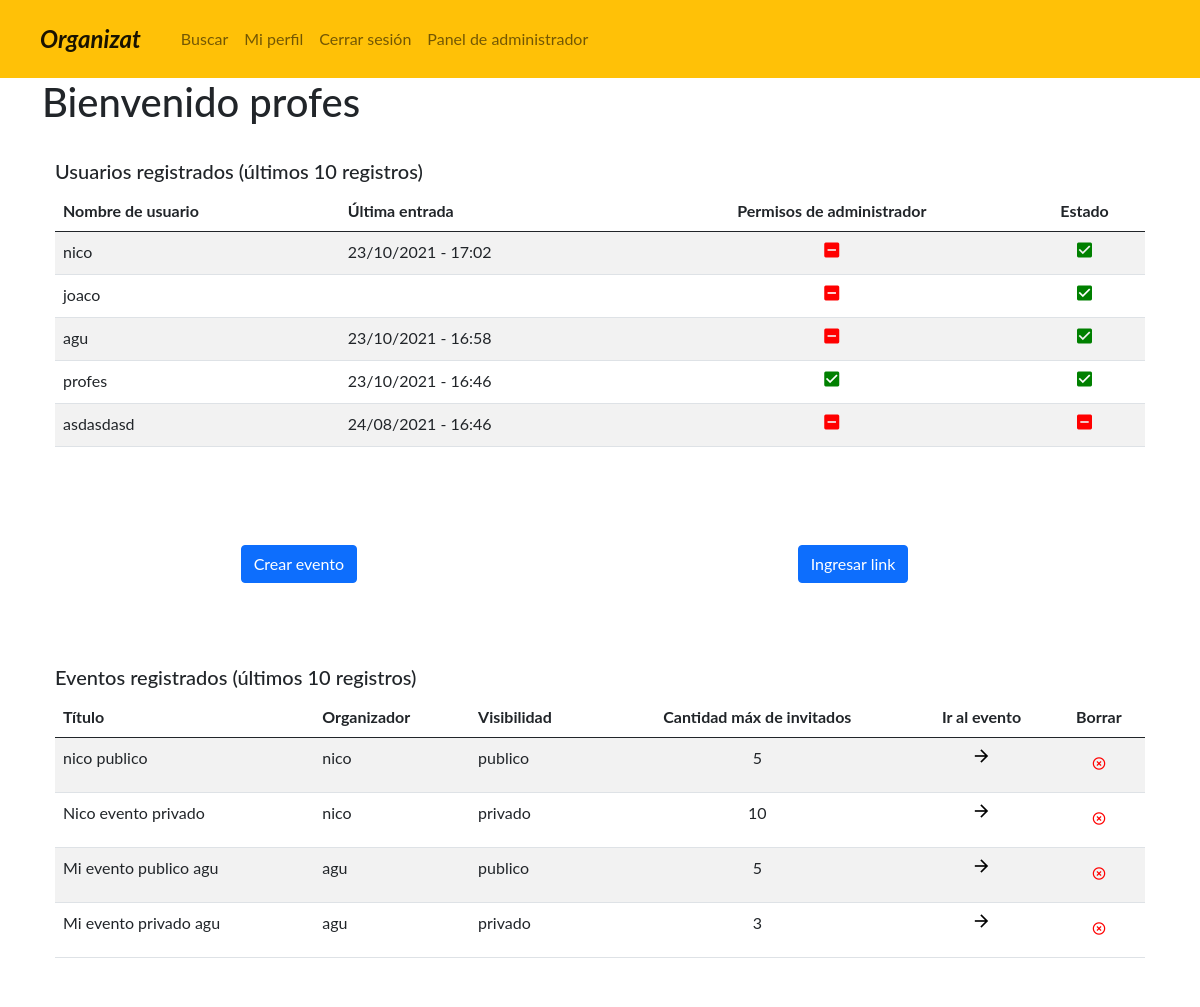
The page / (signed in) on the database its author committed.
### administrador/models.py (models this page shows, shortened)
class Event(models.Model):
    name = models.CharField(max_length=40, blank=True, null=False, verbose_name='Nombre')
    owner = models.ForeignKey(User, on_delete=models.CASCADE, verbose_name="Organizador")
    description = models.TextField(max_length=255, blank=True, null=False, verbose_name='Descripcion')
    date_event_start = models.DateTimeField(default=datetime.today(), verbose_name='Fecha de alta del evento')
    date_event_end = models.DateTimeField(default=datetime.today(), verbose_name='Fecha de baja del evento')
    location = models.CharField(max_length=255, blank=True, null=False, verbose_name='Ubicación')
    event_link = models.URLField(max_length=200, verbose_name='Link')
    state = models.CharField(max_length=10, choices=STATES_EVENTO_USUARIO, verbose_name='Estado', null=True)
    max_guests = models.IntegerField(verbose_name='Capacidad máxima de invitados')
    visibility = models.CharField(max_length=14, choices=VISIBILITIES, verbose_name='Visibilidad')
    class Meta:
        verbose_name = 'Evento'
        verbose_name_plural = 'Eventos'

### administrador/views.py (the view, shortened to what this page needs)
# urls.py: 2. Add a URL to urlpatterns:  path('', views.home, name='home')
def home(request):
    users = User.objects.all().order_by('-id')[0:10]
    events = Event.objects.all().order_by('-id')[0:10]
    return render(request, 'home.html', {'users': users,
                                         'events': events})

### templates/home.html (shortened to what this page needs)
<!DOCTYPE html>
<html lang="en">
<head>
</head>
<body>
    {% include "header.html" %}
    <div class="container">
        {% if not request.user.is_anonymous %}
            {% if request.user.is_active %}
                <h1>Bienvenido {{request.user.username}}</h1>
            {% else %}
                <h1>Aún no has activado tu cuenta, revisa tu casilla de correos!</h1>
            {% endif %}
        {% else %}
            <h1>Página principal</h1>
        {% endif %}
        {% if request.user.is_superuser %}
        <div class="container border border-white py-3 my-3">
            <p class="h5">Usuarios registrados (últimos 10 registros)</p>
            <div class="table-responsive table-wrapper-scroll-y my-custom-scrollbar">
                <table class="table table-striped table-hover">
                    {% if users %}
                    <thead>
                    <tr>
                        <th>Nombre de usuario</th>
                        <th>Última entrada</th>
                        <th class="text-center">Permisos de administrador</th>
                        <th class="text-center">Estado</th>
                    </tr>
                    </thead>
                    <tbody>
                    {% for user in users %}
                        <tr>
                            <td>{{user.username}}</td>
                            <td>{{user.last_login|date:'d/m/Y - H:i'}}</td>
                            {% if user.is_superuser %}
                                <td class="text-center"><i class="material-icons" style="font-size:20px;color:green">check_box</i></td>
                            {% else %}
                                <td class="text-center"><i class="material-icons" style="font-size:20px;color:red">indeterminate_check_box</i></td>
                            {% endif %}
                            {% if user.is_active %}
                                <td class="text-center"><i class="material-icons" style="font-size:20px;color:green">check_box</i></td>
                            {% else %}
                                <td class="text-center"><i class="material-icons" style="font-size:20px;color:red">indeterminate_check_box</i></td>
                            {% endif %}
                        </tr>
                    {% endfor %}
                    </tbody>
                    {% else %}
                    <thead>
                        <tr>
                            <th>No existen usuarios registrados</th>
                        </tr>
                    </thead>
                    {% endif %}
                </table>
            </div>
        </div>
        {% endif %}
        <div class="container border border-white py-3 my-3">
            <div class="row">
                {% if request.user.is_anonymous %}
                    <div class="col-12 offset-2 offset-md-2 col-md-4 py-3 my-3">
                        <a href="#" onclick="alert('Debes inicar sesión para crear un evento')">
                            <button type="button" class="btn btn-primary">
                                Crear evento
                            </button>
                        </a>
                    </div>
                    <div class="col-12 offset-2 offset-md-2 col-md-4 py-3 my-3">
                        <a href="#" onclick="alert('Debes inicar sesión para ingresar un link')">
                            <button type="button" class="btn btn-primary">
                                Ingresar link
                            </button>
                        </a>
                    </div>
                {% else %}
                    <div class="col-12 offset-2 offset-md-2 col-md-4 py-3 my-3">
                        <a href="{% url 'add_event' %}">
                            <button type="button" class="btn btn-primary">
                                Crear evento
                            </button>
                        </a>
                    </div>
                    <div class="col-12 offset-2 offset-md-2 col-md-4 py-3 my-3">
                        <a href="#" onclick="showInputLink()">
                            <button type="button" class="btn btn-primary">
                                Ingresar link
                            </button>
                        </a>
                    </div>
                {% endif %}
            </div>
        </div>
        {% if request.user.is_superuser %}
        <div class="container border border-white py-3 my-3">
            <p class="h5">Eventos registrados (últimos 10 registros)</p>
            <div class="table-responsive table-wrapper-scroll-y my-custom-scrollbar">
                <table class="table table-striped table-hover">
                    {% if events %}
                    <thead>
                    <tr>
                        <th>Título</th>
                        <th>Organizador</th>
                        <th>Visibilidad</th>
                        <th class="text-center">Cantidad máx de invitados</th>
                        <th class="text-center">Ir al evento</th>
                        <th class="text-center">Borrar</th>
                    </tr>
                    </thead>
                    <tbody>
                    {% for event in events %}
                        <tr>
                            <td>{{event.name}}</td>
                            <td>{{event.owner}}</td>
                            <td>{{event.visibility}}</td>
                            <td class="text-center">{{event.max_guests}}</td>
                            <td class="text-center">
                                <a class="text-decoration-none text-black" href="{% url 'event' event.event_link %}">
                                    <i class="material-icons" style="font-size:20px">arrow_forward</i>
                                </a>
                            </td>
                            <td class="text-center">
                                <a class="text-decoration-none text-white" href="{% url 'delete_event' event.event_link %}"
                                 onClick="return confirm('¿Seguro que quieres borrar este evento?');"
                                    title="Eliminar evento">
                                    <button type="button" class="btn text-decoration-none text-white"><i class="material-icons" style="font-size:15px;color:red">highlight_off</i></button>
                                </a>
                            </td>
                        </tr>
                    {% endfor %}
                    </tbody>
                    {% else %}
                    <thead>
                        <tr>
                            <th>No existen eventos registrados</th>
                        </tr>
                    </thead>
                    {% endif %}
                </table>
            </div>
        </div>
        {% endif %}
    </div>
</body>
</html>

### templates/header.html (shortened to what this page needs)
<!DOCTYPE html>
<html lang="es">
{% load static %}
<head>
  <link href="https://cdn.jsdelivr.net/npm/bootstrap@5.1.0/dist/css/bootstrap.min.css" rel="stylesheet">
  <link rel="stylesheet" href="{% static 'css/styles.css' %}" type="text/css">
</head>
<body>
<div class="container-fluid" id="cover_page">
    <nav class="navbar navbar-expand-lg navbar-light bg-light">
      <div class="container-fluid">
        <a class="nav-link active" aria-current="page" href="{% url 'home' %}"><div class="navbar-brand" id="logo">Organizat</div></a>
        <div class="collapse navbar-collapse" id="navbarNav">
          <ul class="navbar-nav">
            <li class="nav-item">
              <a class="nav-link" href="/search"> Buscar</a>
            </li>
              {% if not request.user.is_anonymous %}
                  <li class="nav-item">
                    <a class="nav-link" href="{% url 'profile' request.user.id %}">Mi perfil</a>
                  </li>
                  <li class="nav-item">
                    <a class="nav-link" href="{% url 'logout' %}">Cerrar sesión</a>
                  </li>
              {% else %}
                <li class="nav-item">
                  <a class="nav-link" href="{% url 'login' %}">Ingresar</a>
                </li>
              {% endif %}
              {% if request.user.is_superuser %}
                  <li class="nav-item">
                    <a class="nav-link" href="/admin">Panel de administrador</a>
                  </li>
              {% endif %}
          </ul>
        </div>
      </div>
    </nav>
</div>
</body>
</html>

### static/css/styles.css (style rules this page uses)
body { font-family: "Lato", sans-serif; }
#cover_page { background-color: #ffc107 !important; }
nav.navbar.navbar-expand-lg.navbar-light.bg-light { background-color: #ffc107 !important; }
#logo { font-style: italic !important; font-weight: 700; font-size: 1.5rem; }

### rows shown on the page
Event: name "nico publico", owner "nico", visibility "publico", max_guests "5"
Event: name "Nico evento privado", owner "nico", visibility "privado", max_guests "10"
Event: name "Mi evento publico agu", owner "agu", visibility "publico", max_guests "5"
Event: name "Mi evento privado agu", owner "agu", visibility "privado", max_guests "3"

### other values the page prints
{{ request.user.username }} "profes"
{{ user.username }} "nico"
{{ user.last_login|date:'d/m/Y - H:i' }} "23/10/2021 - 17:02"
{{ user.username }} "joaco"
{{ user.username }} "agu"
{{ user.last_login|date:'d/m/Y - H:i' }} "23/10/2021 - 16:58"
{{ user.username }} "profes"
{{ user.last_login|date:'d/m/Y - H:i' }} "23/10/2021 - 16:46"
{{ user.username }} "asdasdasd"
{{ user.last_login|date:'d/m/Y - H:i' }} "24/08/2021 - 16:46"
